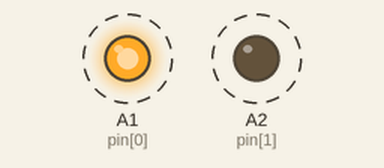
A sketch run on a simulated Arduino Uno, built with avr-gcc and run on an emulated ATmega328P. Parts: output pins drawn as LEDs (lit = HIGH). Dashed ring = blinking.

Above: at 0.5 s.
Timing chart, 0 to 4.6 s (numbered marks = the images above):
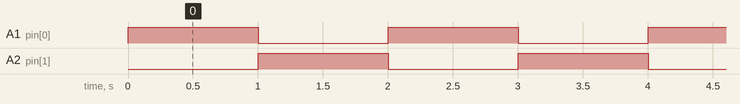

Measured:
- by itself, A1 (pin[0]), A2 (pin[1]): alternates HIGH for 1.0 s and LOW for 1.0 s

The sketch:

led_exam.ino
```cpp
// 두 개 핀 제어 - 배열로
int pin[2] = {A1, A2};
int pin_length = sizeof(pin)/sizeof(int);

void setup() {
  for(int i=0; i<pin_length; ++i){
    pinMode(pin[i], OUTPUT);
  }
}

void loop() {
  for(int i=0; i<pin_length; ++i){
    digitalWrite(pin[i], HIGH);
    for(int j=0; j<pin_length; ++j){
      if(i == j) continue;
      digitalWrite(pin[j], LOW);
    }
    delay(1000);
  }
}
```
